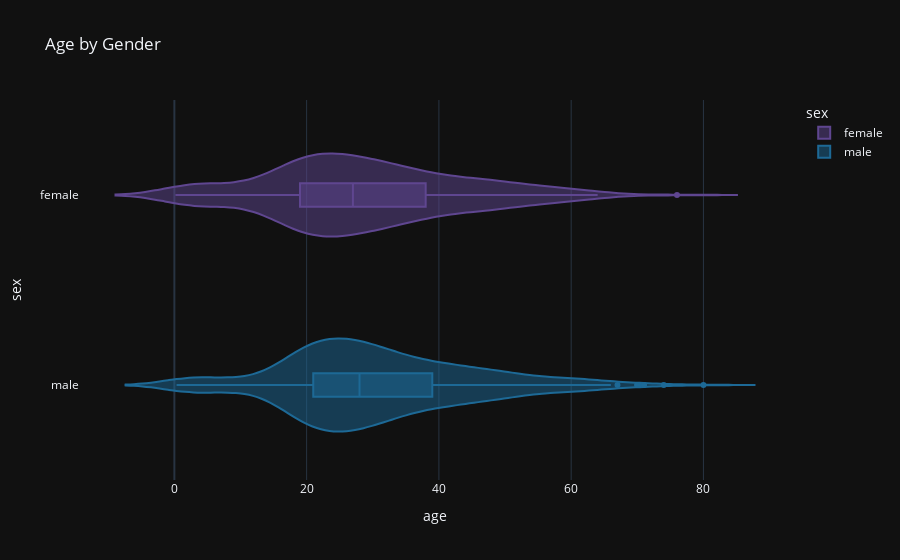

The notebook cell this image was saved under:
### Code cell
# Or a violin with a box inside of it!
px.violin(df, title='Age by Gender', x='age', y='sex', color='sex', box=True)

### Figure 1 — Plotly figure (JSON) as saved in the notebook; plotly's stock layout.template omitted (floating-point values rounded to 4 significant figures; data arrays with more than 128 entries replaced by an {"elided": "..."} marker saying what was removed)
{"data": [{"alignmentgroup": "True", "box": {"visible": true}, "hovertemplate": "sex=%{y}<br>age=%{x}<extra></extra>", "legendgroup": "female", "marker": {"color": "rgb(95, 70, 144)"}, "name": "female", "offsetgroup": "female", "orientation": "h", "scalegroup": "True", "showlegend": true, "type": "violin", "x": {"elided": "464 float values"}, "x0": " ", "xaxis": "x", "y": {"elided": "464 str values"}, "y0": " ", "yaxis": "y"}, {"alignmentgroup": "True", "box": {"visible": true}, "hovertemplate": "sex=%{y}<br>age=%{x}<extra></extra>", "legendgroup": "male", "marker": {"color": "rgb(29, 105, 150)"}, "name": "male", "offsetgroup": "male", "orientation": "h", "scalegroup": "True", "showlegend": true, "type": "violin", "x": {"elided": "843 float values"}, "x0": " ", "xaxis": "x", "y": {"elided": "843 str values"}, "y0": " ", "yaxis": "y"}], "layout": {"legend": {"title": {"text": "sex"}, "tracegroupgap": 0}, "title": {"text": "Age by Gender"}, "violinmode": "overlay", "xaxis": {"anchor": "y", "domain": [0, 1], "title": {"text": "age"}}, "yaxis": {"anchor": "x", "categoryarray": ["male", "female"], "categoryorder": "array", "domain": [0, 1], "title": {"text": "sex"}}}}
